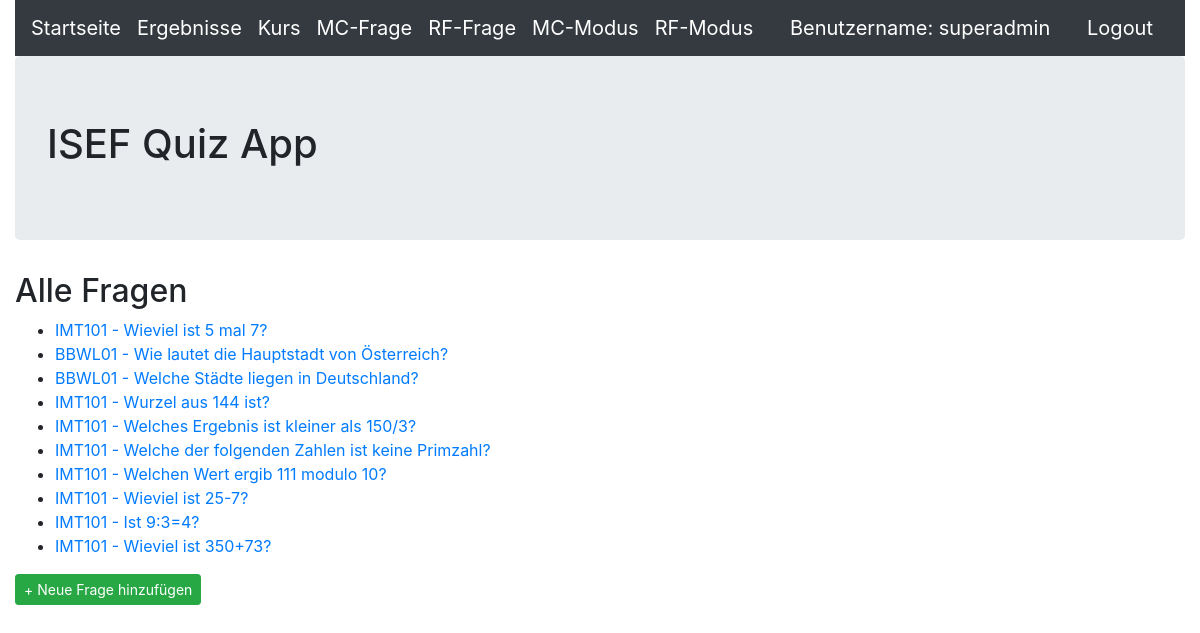
The page /frage (signed in) on the database as committed earlier.
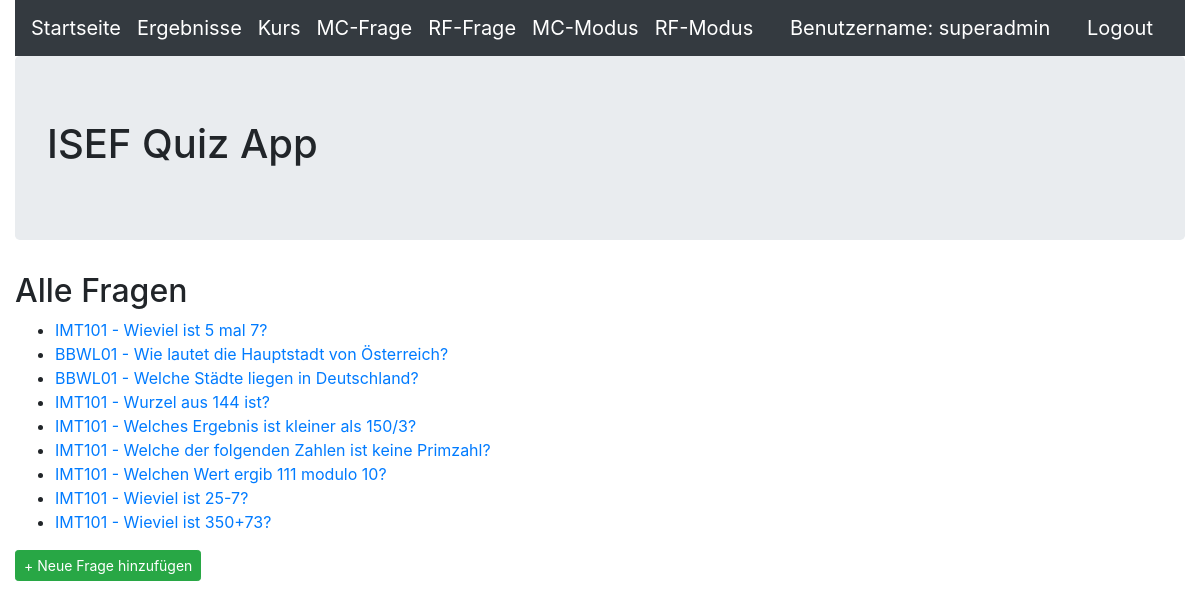
The same page on the database as committed later.
### quiz/models.py (models this page shows, shortened)
class Frage(models.Model):
    name = models.CharField(max_length=255,blank=False,help_text='Geben Sie hier die Frage ein')
    kurs = models.ForeignKey(Kurs,null=True,blank=False,on_delete=models.CASCADE,help_text='Wählen Sie den Kurs, welchem die Frage zugewiesen wird')
    antwort1 = models.CharField(max_length=255,blank=False,null=True,help_text='Geben Sie die Antwort1 der Frage ein')
    antwort1richtig = models.BooleanField(default=False,help_text='Geben Sie an ob Antwort1 richtig ist',verbose_name="Antwort1 richtig?")
    antwort2 = models.CharField(max_length=255,blank=False,null=True,help_text='Geben Sie die Antwort2 der Frage ein')
    antwort2richtig = models.BooleanField(default=False,help_text='Geben Sie an ob Antwort2 richtig ist',verbose_name="Antwort2 richtig?")
    antwort3 = models.CharField(max_length=255,blank=True,null=True,help_text='Geben Sie die Antwort3 der Frage ein (optional)')
    antwort3richtig = models.BooleanField(default=False,help_text='Geben Sie an ob Antwort3 richtig ist',verbose_name="Antwort3 richtig?")
    antwort4 = models.CharField(max_length=255,blank=True,null=True,help_text='Geben Sie die Antwort4 der Frage ein (optional)')
    antwort4richtig = models.BooleanField(default=False,help_text='Geben Sie an ob Antwort4 richtig ist',verbose_name="Antwort4 richtig?")

class Kurs(models.Model):
    name = models.CharField(max_length=50,help_text='Geben Sie den Namen des Kurses ein')
    beschreibung = models.CharField(max_length=255,help_text='Geben Sie die Beschreibung des Kurses ein')
    def __str__(self):
        return self.name

### quiz/views.py (the view)
# urls.py: path('frage', FrageHome.as_view(), name='frage_start'),
class FrageHome(AuthListView):
    model = Frage
    template_name = 'frage/frage_home.html'

### quiz/templates/frage/frage_home.html
{% extends 'base.html' %}
{% block content %}
<h2>Alle Fragen</h2>
<ul>
    {% for frage in object_list %}
	<li><a href="{% url 'frage_detail' frage.pk %}">{{ frage.kurs }} - {{ frage.name }}</a></li>
    {% endfor %}
</ul>
<a class="btn btn-success btn-sm" href="{% url 'neue_frage' %}">+ Neue Frage hinzufügen</a>
{% endblock content %}

Rows that differ between the two databases and show on the page:
removed Frage: kurs "IMT101", name "Ist 9:3=4?"
